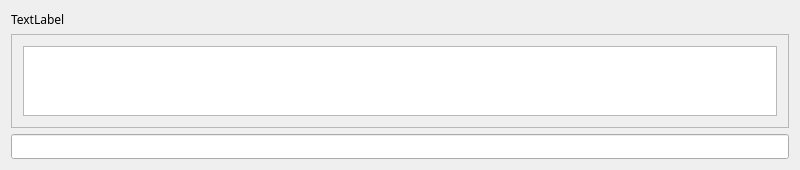
<?xml version="1.0" encoding="UTF-8"?>
<ui version="4.0">
 <class>EndeavorClass</class>
 <widget class="QMainWindow" name="EndeavorClass">
  <property name="geometry">
   <rect>
    <x>0</x>
    <y>0</y>
    <width>800</width>
    <height>148</height>
   </rect>
  </property>
  <property name="baseSize">
   <size>
    <width>800</width>
    <height>100</height>
   </size>
  </property>
  <property name="windowTitle">
   <string/>
  </property>
  <property name="toolButtonStyle">
   <enum>Qt::ToolButtonStyle::ToolButtonIconOnly</enum>
  </property>
  <widget class="QWidget" name="centralWidget">
   <property name="enabled">
    <bool>true</bool>
   </property>
   <property name="font">
    <font>
     <family>Lucida Sans</family>
    </font>
   </property>
   <layout class="QVBoxLayout" name="verticalLayout">
    <item>
     <widget class="QLabel" name="bannerLabel">
      <property name="baseSize">
       <size>
        <width>800</width>
        <height>100</height>
       </size>
      </property>
      <property name="text">
       <string>TextLabel</string>
      </property>
     </widget>
    </item>
    <item>
     <widget class="QFrame" name="outputFrame">
      <property name="baseSize">
       <size>
        <width>800</width>
        <height>100</height>
       </size>
      </property>
      <property name="frameShape">
       <enum>QFrame::Shape::StyledPanel</enum>
      </property>
      <property name="frameShadow">
       <enum>QFrame::Shadow::Raised</enum>
      </property>
      <layout class="QVBoxLayout" name="verticalLayout_2">
       <item>
        <widget class="QPlainTextEdit" name="output"/>
       </item>
      </layout>
     </widget>
    </item>
    <item>
     <widget class="QLineEdit" name="commandEntry"/>
    </item>
   </layout>
  </widget>
 </widget>
 <layoutdefault spacing="6" margin="11"/>
 <resources>
  <include location="Endeavor.qrc"/>
 </resources>
 <connections/>
</ui>
